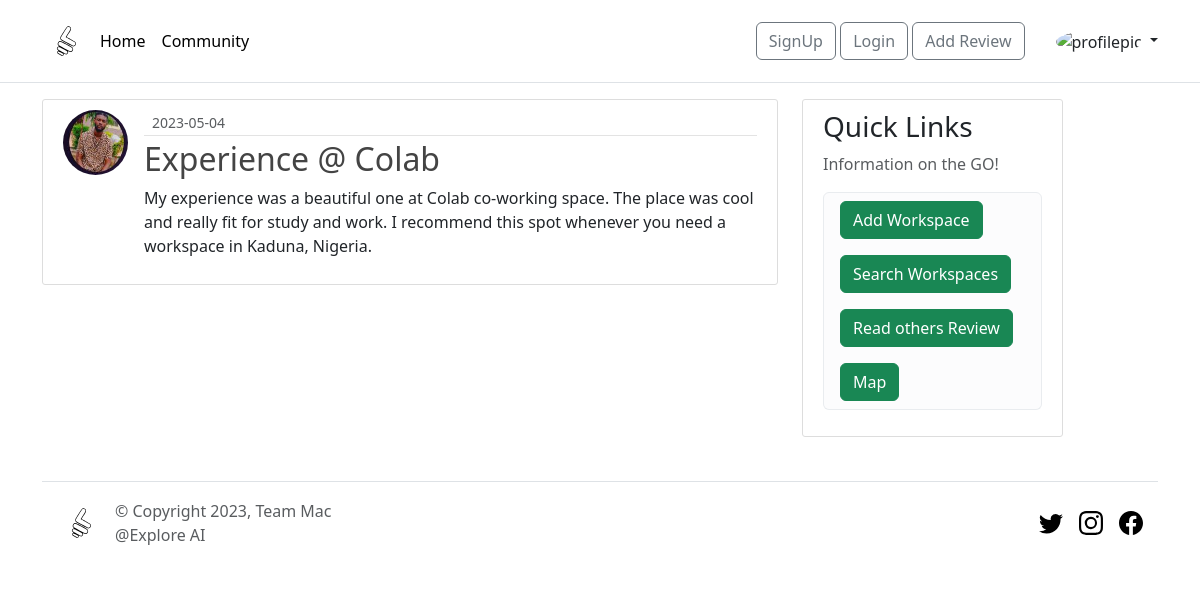
The page /review/1 on the database its author committed.
### backend_frontend/models.py (models this page shows, shortened)
class User(db.Model, UserMixin):
    id = db.Column(db.Integer, primary_key=True)
    username = db.Column(db.String(20), unique=True, nullable = False)
    email = db.Column(db.String(100), unique=True, nullable = False)
    password = db.Column(db.String(100), nullable = False)
    image_file = db.Column(db.String(20), nullable = False, default='default.jpeg')
    date = db.Column(db.DateTime, default=datetime.datetime.now())
    reviews = db.relationship('Review', backref='author', lazy=True)
    bookings = db.relationship('Booking', backref='user', lazy=True)

class Review(db.Model):
    id = db.Column(db.Integer, primary_key=True)
    title = db.Column(db.String(100), nullable=False)
    date_reviewed = db.Column(db.DateTime, default=datetime.datetime.now())
    content = db.Column(db.Text, nullable=False)
    ratings = db.Column(db.Float, nullable=False, default=0)
    user_id = db.Column(db.Integer, db.ForeignKey('user.id'), nullable=False)

### backend_frontend/routes.py (the view)
@app.route("/review/<int:review_id>")
def review(review_id):
    review = Review.query.get_or_404(review_id)
    return render_template('review.html', title=review.title, review=review)

### backend_frontend/templates/review.html (shortened to what this page needs)
{% extends 'layouts/layout.html' %}
{% block content %}
  <article class="media content-section">
    <img class="rounded-circle article-img" src="{{ url_for('static', filename='profile_pics/' + review.author.image_file) }}">
    <div class="media-body">
      <div class="article-metadata">
        <small class="text-muted">{{ review.date_reviewed.strftime('%Y-%m-%d') }}</small>
      </div>
      <h2 class="article-title">{{ review.title }}</h2>
      <p class="article-content">{{ review.content }}</p>
    </div>
  </article>
{% endblock content %}

### backend_frontend/static/css/main.css (style rules this page uses)
body { background: #fafafa; color: #333333; margin-top: 5rem; margin: 10; padding: 0; }
h1, h2, h3, h4, h5, h6 { color: #444444; }
.content-section { background: #ffffff; padding: 10px 20px; border: 1px solid #dddddd; border-radius: 3px; margin-bottom: 20px; }
.article-title { color: #444444; }
.article-content { white-space: pre-line; }
.article-img { height: 65px; width: 65px; margin-right: 16px; }
.article-metadata { padding-bottom: 1px; margin-bottom: 4px; border-bottom: 1px solid #e3e3e3 }

### rows shown on the page
User: image_file (picture)
Review: date_reviewed "2023-05-04", title "Experience @ Colab", content "My experience was a beautiful one at Colab co-working space. The place was cool and really fit for study and work. I recommend this spot whenever you need a workspace in Kaduna, Nigeria."
